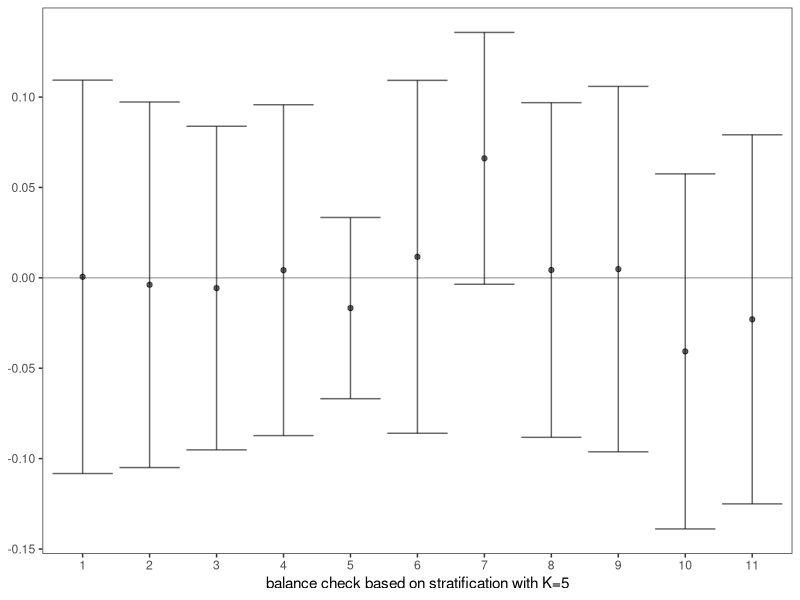

Recreate this plot in R. (Note: a time limit stopped this script after it produced the figure.)
rm(list=ls())
library(car)

## function for SRE
## estimation
Neyman_SRE = function(z, y, x)
{
  xlevels = unique(x)
  K       = length(xlevels)
  PiK     = rep(0, K)
  TauK    = rep(0, K)
  varK    = rep(0, K)
  for(k in 1:K)
  {
    xk         = xlevels[k]
    zk         = z[x == xk]
    yk         = y[x == xk]
    PiK[k]     = length(zk)/length(z)
    TauK[k]    = mean(yk[zk==1]) - mean(yk[zk==0])
    varK[k]    = var(yk[zk==1])/sum(zk) + 
      var(yk[zk==0])/sum(1 - zk)
  }
  
  return(c(sum(PiK*TauK), sqrt(sum(PiK^2*varK))))
}


## Chapter 11.1.3
## Data "nhanes_bmi" from the "ATE" package in R
nhanes_bmi = read.csv("nhanes_bmi.csv")[, -1]
z = nhanes_bmi$School_meal
y = nhanes_bmi$BMI
x = as.matrix(nhanes_bmi[, -c(1, 2)])
x = scale(x)

## simple regression analysis
DiM = lm(y ~ z)
Fisher = lm(y ~ z + x)
Lin = lm(y ~ z + x + z*x)
res.regression = c(coef(DiM)[2], hccm(DiM)[2, 2]^0.5,
                   coef(Fisher)[2], hccm(Fisher)[2, 2]^0.5,
                   coef(Lin)[2], hccm(Lin)[2, 2]^0.5)
res.regression = matrix(res.regression,
                        nrow = 2, ncol = 3)
rownames(res.regression) = c("est", "se")
colnames(res.regression) = c("naive", "fisher", "lin")
round(res.regression, 3)                  


## propensity score stratification
pdf("pscore_stratified_hist.pdf", height = 4, width = 8)

pscore = glm(z ~ x, family = binomial)$fitted.values
par(mfrow = c(1, 3), mar = c(2, 0.1, 1, 0.1))
hist(pscore[z==1], freq = FALSE, col = "grey",
     border = NA, xlab = "",
     ylab = "", yaxt = "n", breaks = 5, 
     main = "breaks = 5", 
     xlim = c(0, 1), ylim = c(0, 4.5))
hist(pscore[z==0], freq = FALSE, 
     add = TRUE, breaks = 5)

hist(pscore[z==1], freq = FALSE, col = "grey",
     border = NA, xlab = "",
     ylab = "", yaxt = "n", breaks = 10, 
     main = "breaks = 10", 
     xlim = c(0, 1), ylim = c(0, 4.5))
hist(pscore[z==0], freq = FALSE, 
     add = TRUE, breaks = 10)

hist(pscore[z==1], freq = FALSE, col = "grey",
     border = NA, xlab = "",
     ylab = "", yaxt = "n", breaks = 30, 
     main = "breaks = 30", 
     xlim = c(0, 1), ylim = c(0, 4.5))
hist(pscore[z==0], freq = FALSE, 
     add = TRUE, breaks = 30)
dev.off()

## discretized by the quantiles of the pscore
pscore = glm(z ~ x, family = binomial)$fitted.values
n.strata = c(5, 10, 20, 50, 80)
strat.res = sapply(n.strata, FUN = function(nn){
  q.pscore = quantile(pscore, (1:(nn-1))/nn)
  ps.strata = cut(pscore, breaks = c(0,q.pscore,1), 
                  labels = 1:nn)
  Neyman_SRE(z, y, ps.strata)})

rownames(strat.res) = c("est", "se")
colnames(strat.res) = n.strata
round(strat.res, 3)




## Chapter 11.2.4
## functions for IPW estimation
ipw.est = function(z, y, x, truncps = c(0, 1))
{
  ## fitted propensity score
  pscore   = glm(z ~ x, family = binomial)$fitted.values
  pscore   = pmax(truncps[1], pmin(truncps[2], pscore))
  
  ace.ipw0 = mean(z*y/pscore - (1 - z)*y/(1 - pscore))
  ace.ipw  = mean(z*y/pscore)/mean(z/pscore) - 
    mean((1 - z)*y/(1 - pscore))/mean((1 - z)/(1 - pscore))
  
  return(c(ace.ipw0, ace.ipw))     
}


ipw.boot = function(z, y, x, n.boot = 500, truncps = c(0, 1))
{
  point.est  = ipw.est(z, y, x, truncps)
  
  ## nonparametric bootstrap
  n.sample   = length(z)
  x          = as.matrix(x)
  boot.est   = replicate(n.boot, {
    id.boot = sample(1:n.sample, n.sample, replace = TRUE)
    ipw.est(z[id.boot], y[id.boot], x[id.boot, ], truncps)
  })
  boot.se    = apply(boot.est, 1, sd)
  
  res = cbind(point.est, boot.se)
  colnames(res) = c("est", "se")
  rownames(res) = c("HT", "Hajek")
  
  return(res)
}


trunc.list = list(trunc0 = c(0,1), 
                  trunc.01 = c(0.01, 0.99), 
                  trunc.05 = c(0.05, 0.95), 
                  trunc.1 = c(0.1, 0.9))
trunc.est = lapply(trunc.list,
                   function(t){
                     est = ipw.boot(z, y, x, truncps = t)
                     round(est, 3)
                   })
trunc.est





## Chapter 11.3.2
## balance check for K=5
library(ggplot2)
Bcheck = sapply(1:dim(x)[2],
                FUN = function(px){
                  q.pscore = quantile(pscore, (1:4)/5)
                  ps.strata = cut(pscore, breaks = c(0,q.pscore,1), 
                                  labels = 1:5)
                  Neyman_SRE(z, x[, px], ps.strata)
                })

dat_balance = data.frame(est = Bcheck[1, ],
                         upper = Bcheck[1, ] + 1.96*Bcheck[2, ],
                         lower = Bcheck[1, ] - 1.96*Bcheck[2, ],
                         cov = factor(1:11))
ggplot(dat_balance) + 
  geom_errorbar(aes(x = cov,
                    ymin = lower,
                    ymax = upper),
                alpha = 0.6) + 
  geom_point(aes(x = cov,
                 y = est),
             alpha = 0.6) +
  geom_hline(aes(yintercept = 0),
             alpha = 0.3) + 
  theme_bw() + 
  theme(panel.grid.major = element_blank(),
        panel.grid.minor = element_blank(),
        axis.title.y=element_blank()) +
  xlab("balance check based on stratification with K=5")                     
ggsave("balance_PSstratification5.pdf", height = 3, width = 8)


## balance check based on Hajek
Bcheck = sapply(1:dim(x)[2],
                FUN = function(px){
                  ipw.boot(z, x[, px], x)[2, ]
                })

dat_balance = data.frame(est = Bcheck[1, ],
                         upper = Bcheck[1, ] + 1.96*Bcheck[2, ],
                         lower = Bcheck[1, ] - 1.96*Bcheck[2, ],
                         cov = factor(1:11))
ggplot(dat_balance) + 
  geom_errorbar(aes(x = cov,
                    ymin = lower,
                    ymax = upper),
                alpha = 0.6) + 
  geom_point(aes(x = cov,
                 y = est),
             alpha = 0.6) +
  geom_hline(aes(yintercept = 0),
             alpha = 0.3) + 
  theme_bw() + 
  theme(panel.grid.major = element_blank(),
        panel.grid.minor = element_blank(),
        axis.title.y=element_blank()) +
  xlab("balance check based on weighting")
ggsave("balance_PShajek.pdf", height = 3, width = 8)




## data for Problem 11.5
## Rosenbaum and Rubin 1983 Table 1
nn.surgical = c(26, 68, 98, 164,234)
nn.medical  = c(277, 235, 205, 139, 69)
prop.impv.surgical = c(0.54, 0.70, 0.70, 0.71, 0.70)
prop.impv.medical  = c(0.35, 0.40, 0.35, 0.30, 0.39)
